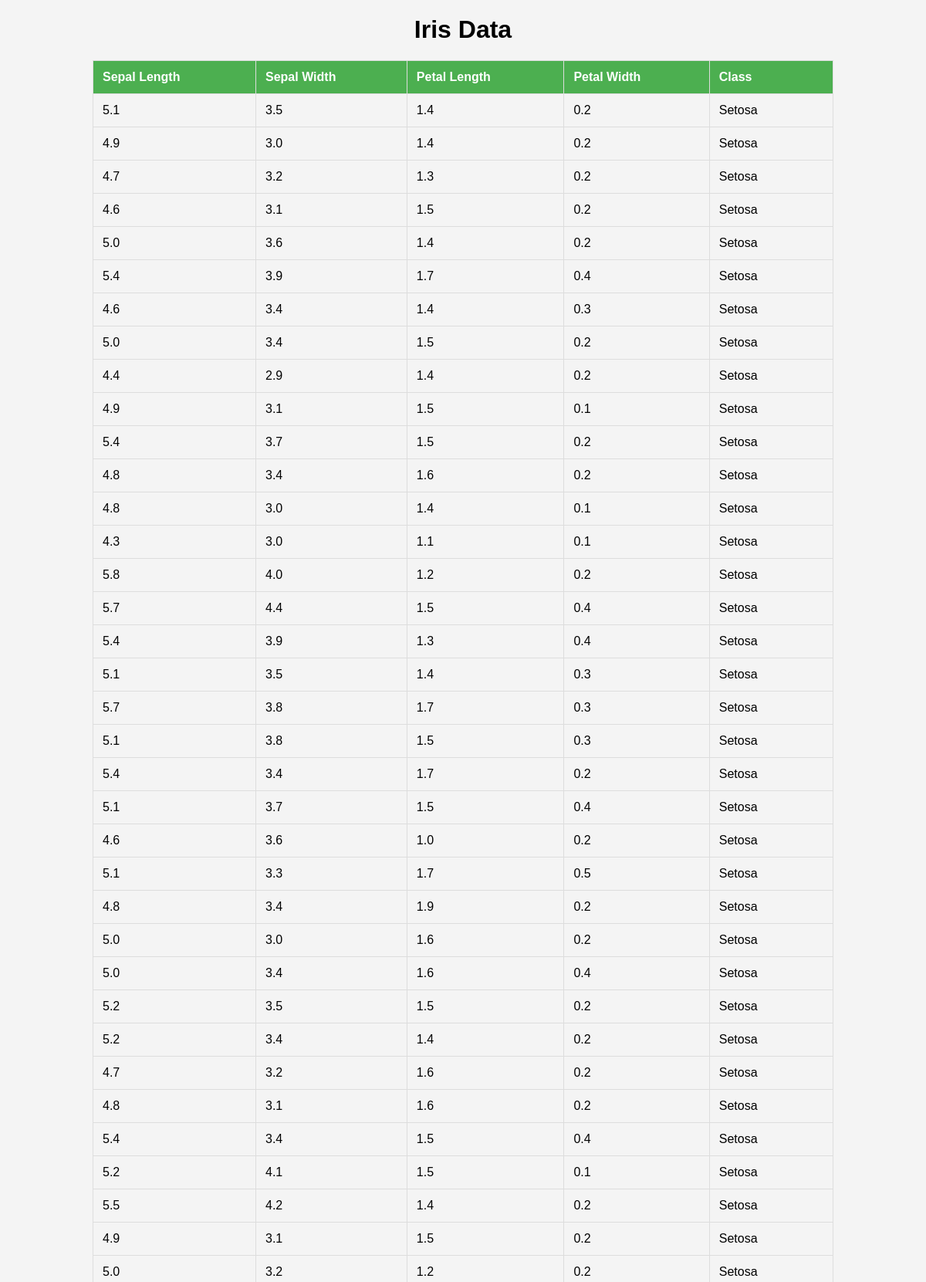
Page /data (upper part) on the committed database.
### tables this page shows
CREATE TABLE "iris_processed" (
"Sepal_Length" REAL,
  "Sepal_Width" REAL,
  "Petal_Length" REAL,
  "Petal_Width" REAL,
  "Class" TEXT
);

### app.py (the view)
@flask_app.route('/data')
def display_data():
    conn = sqlite3.connect('C:\Python\Setup\.venv\FinalModels\Model1\iris_database.db')
    c = conn.cursor()
    c.execute('SELECT * FROM iris_processed')
    data = c.fetchall()
    conn.close()
    return render_template('data.html', data=data)

### templates/data.html (shortened to what this page needs)
<!DOCTYPE html>
<html lang="en">
<head>
</head>
<body>
    <h1>Iris Data</h1>
    <table border="1">
        <tr>
            <th>Sepal Length</th>
            <th>Sepal Width</th>
            <th>Petal Length</th>
            <th>Petal Width</th>
            <th>Class</th>
        </tr>
        {% for row in data %}
        <tr>
            <td>{{ row[0] }}</td>
            <td>{{ row[1] }}</td>
            <td>{{ row[2] }}</td>
            <td>{{ row[3] }}</td>
            <td>{{ row[4] }}</td>
        </tr>
        {% endfor %}
    </table>
</body>
</html>

### templates/data.html (style rules this page uses)
body { font-family: Arial, sans-serif; background-color: #f4f4f4; margin: 0; padding: 0; }
h1 { text-align: center; margin-top: 20px; }
table { width: 80%; margin: 20px auto; border-collapse: collapse; border: 1px solid #ddd; }
th, td { padding: 12px; text-align: left; border-bottom: 1px solid #ddd; }
th { background-color: #4CAF50; color: white; }

### rows in the picture
iris_processed: Sepal_Length "5.1", Sepal_Width "3.5", Petal_Length "1.4", Petal_Width "0.2", Class "Setosa"
iris_processed: Sepal_Length "4.9", Sepal_Width "3.0", Petal_Length "1.4", Petal_Width "0.2", Class "Setosa"
iris_processed: Sepal_Length "4.7", Sepal_Width "3.2", Petal_Length "1.3", Petal_Width "0.2", Class "Setosa"
iris_processed: Sepal_Length "4.6", Sepal_Width "3.1", Petal_Length "1.5", Petal_Width "0.2", Class "Setosa"
iris_processed: Sepal_Length "5.0", Sepal_Width "3.6", Petal_Length "1.4", Petal_Width "0.2", Class "Setosa"
iris_processed: Sepal_Length "5.4", Sepal_Width "3.9", Petal_Length "1.7", Petal_Width "0.4", Class "Setosa"
iris_processed: Sepal_Length "4.6", Sepal_Width "3.4", Petal_Length "1.4", Petal_Width "0.3", Class "Setosa"
iris_processed: Sepal_Length "5.0", Sepal_Width "3.4", Petal_Length "1.5", Petal_Width "0.2", Class "Setosa"
iris_processed: Sepal_Length "4.4", Sepal_Width "2.9", Petal_Length "1.4", Petal_Width "0.2", Class "Setosa"
iris_processed: Sepal_Length "4.9", Sepal_Width "3.1", Petal_Length "1.5", Petal_Width "0.1", Class "Setosa"
iris_processed: Sepal_Length "5.4", Sepal_Width "3.7", Petal_Length "1.5", Petal_Width "0.2", Class "Setosa"
iris_processed: Sepal_Length "4.8", Sepal_Width "3.4", Petal_Length "1.6", Petal_Width "0.2", Class "Setosa"
iris_processed: Sepal_Length "4.8", Sepal_Width "3.0", Petal_Length "1.4", Petal_Width "0.1", Class "Setosa"
iris_processed: Sepal_Length "4.3", Sepal_Width "3.0", Petal_Length "1.1", Petal_Width "0.1", Class "Setosa"
iris_processed: Sepal_Length "5.8", Sepal_Width "4.0", Petal_Length "1.2", Petal_Width "0.2", Class "Setosa"
iris_processed: Sepal_Length "5.7", Sepal_Width "4.4", Petal_Length "1.5", Petal_Width "0.4", Class "Setosa"
iris_processed: Sepal_Length "5.4", Sepal_Width "3.9", Petal_Length "1.3", Petal_Width "0.4", Class "Setosa"
iris_processed: Sepal_Length "5.1", Sepal_Width "3.5", Petal_Length "1.4", Petal_Width "0.3", Class "Setosa"
iris_processed: Sepal_Length "5.7", Sepal_Width "3.8", Petal_Length "1.7", Petal_Width "0.3", Class "Setosa"
iris_processed: Sepal_Length "5.1", Sepal_Width "3.8", Petal_Length "1.5", Petal_Width "0.3", Class "Setosa"
iris_processed: Sepal_Length "5.4", Sepal_Width "3.4", Petal_Length "1.7", Petal_Width "0.2", Class "Setosa"
iris_processed: Sepal_Length "5.1", Sepal_Width "3.7", Petal_Length "1.5", Petal_Width "0.4", Class "Setosa"
iris_processed: Sepal_Length "4.6", Sepal_Width "3.6", Petal_Length "1.0", Petal_Width "0.2", Class "Setosa"
iris_processed: Sepal_Length "5.1", Sepal_Width "3.3", Petal_Length "1.7", Petal_Width "0.5", Class "Setosa"
iris_processed: Sepal_Length "4.8", Sepal_Width "3.4", Petal_Length "1.9", Petal_Width "0.2", Class "Setosa"
iris_processed: Sepal_Length "5.0", Sepal_Width "3.0", Petal_Length "1.6", Petal_Width "0.2", Class "Setosa"
iris_processed: Sepal_Length "5.0", Sepal_Width "3.4", Petal_Length "1.6", Petal_Width "0.4", Class "Setosa"
iris_processed: Sepal_Length "5.2", Sepal_Width "3.5", Petal_Length "1.5", Petal_Width "0.2", Class "Setosa"
iris_processed: Sepal_Length "5.2", Sepal_Width "3.4", Petal_Length "1.4", Petal_Width "0.2", Class "Setosa"
iris_processed: Sepal_Length "4.7", Sepal_Width "3.2", Petal_Length "1.6", Petal_Width "0.2", Class "Setosa"
iris_processed: Sepal_Length "4.8", Sepal_Width "3.1", Petal_Length "1.6", Petal_Width "0.2", Class "Setosa"
iris_processed: Sepal_Length "5.4", Sepal_Width "3.4", Petal_Length "1.5", Petal_Width "0.4", Class "Setosa"
iris_processed: Sepal_Length "5.2", Sepal_Width "4.1", Petal_Length "1.5", Petal_Width "0.1", Class "Setosa"
iris_processed: Sepal_Length "5.5", Sepal_Width "4.2", Petal_Length "1.4", Petal_Width "0.2", Class "Setosa"
iris_processed: Sepal_Length "4.9", Sepal_Width "3.1", Petal_Length "1.5", Petal_Width "0.2", Class "Setosa"
iris_processed: Sepal_Length "5.0", Sepal_Width "3.2", Petal_Length "1.2", Petal_Width "0.2", Class "Setosa"
